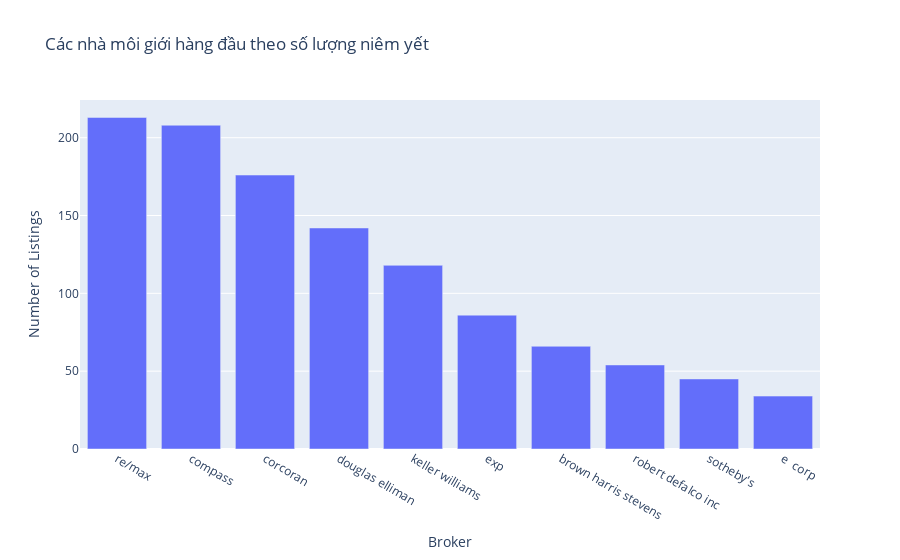

Here is the notebook cell this chart was saved with:
### Code cell
df_normal['BROKERTITLE'] = df_normal['BROKERTITLE'].str.replace("Brokered by ", "")

top_brokers = df_normal['BROKERTITLE'].value_counts().nlargest(10).reset_index()
top_brokers.columns = ['BROKERTITLE', 'LISTINGS_COUNT']

fig = px.bar(top_brokers, x='BROKERTITLE', y='LISTINGS_COUNT',
             title=" Các nhà môi giới hàng đầu theo số lượng niêm yết",
             labels={'LISTINGS_COUNT': 'Number of Listings', 'BROKERTITLE': 'Broker'})
fig.show()

### Figure 1 — Plotly figure (JSON) as saved in the notebook; plotly's stock layout.template omitted (floating-point values rounded to 4 significant figures)
{"data": [{"hovertemplate": "Broker=%{x}<br>Number of Listings=%{y}<extra></extra>", "legendgroup": "", "marker": {"color": "#636efa", "pattern": {"shape": ""}}, "name": "", "orientation": "v", "showlegend": false, "textposition": "auto", "type": "bar", "x": ["re/max", "compass", "corcoran", "douglas elliman", "keller williams", "exp", "brown harris stevens", "robert defalco inc", "sotheby's", "e  corp"], "xaxis": "x", "y": [213, 208, 176, 142, 118, 86, 66, 54, 45, 34], "yaxis": "y"}], "layout": {"barmode": "relative", "legend": {"tracegroupgap": 0}, "title": {"text": " Các nhà môi giới hàng đầu theo số lượng niêm yết"}, "xaxis": {"anchor": "y", "domain": [0, 1], "title": {"text": "Broker"}}, "yaxis": {"anchor": "x", "domain": [0, 1], "title": {"text": "Number of Listings"}}}}
